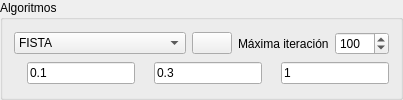
       <widget class="QGroupBox" name="algorithmGroupBox">
        <property name="title">
         <string>Algoritmos</string>
        </property>
        <layout class="QVBoxLayout" name="algorithmGroupVLayout">
         <item>
          <layout class="QHBoxLayout" name="algorithmHLayout" stretch="5,0,0,0">
           <item>
            <widget class="QComboBox" name="algorithmComboBox">
             <item>
              <property name="text">
               <string>FISTA</string>
              </property>
             </item>
             <item>
              <property name="text">
               <string>GAP</string>
              </property>
             </item>
             <item>
              <property name="text">
               <string>TwIST</string>
              </property>
             </item>
             <item>
              <property name="text">
               <string>ADMM</string>
              </property>
             </item>
            </widget>
           </item>
           <item>
            <widget class="QPushButton" name="algorithmPushButton">
             <property name="enabled">
              <bool>true</bool>
             </property>
             <property name="toolTip">
              <string>Ver ecuación</string>
             </property>
             <property name="autoFillBackground">
              <bool>false</bool>
             </property>
             <property name="text">
              <string/>
             </property>
             <property name="icon">
              <iconset>
               <normaloff>assets/icons/view.png</normaloff>assets/icons/view.png</iconset>
             </property>
            </widget>
           </item>
           <item>
            <widget class="QLabel" name="maxiterLabel">
             <property name="text">
              <string>Máxima iteración</string>
             </property>
            </widget>
           </item>
           <item>
            <widget class="QSpinBox" name="maxiterSpinBox">
             <property name="minimum">
              <number>1</number>
             </property>
             <property name="maximum">
              <number>9999</number>
             </property>
             <property name="value">
              <number>100</number>
             </property>
            </widget>
           </item>
          </layout>
         </item>
         <item>
          <layout class="QHBoxLayout" name="paramsHLayout">
           <item>
            <widget class="QLabel" name="param1Label">
             <property name="text">
              <string/>
             </property>
             <property name="textFormat">
              <enum>Qt::AutoText</enum>
             </property>
             <property name="pixmap">
              <pixmap resource="../assets/assets.qrc">:/parameters/parameters/lambda.png</pixmap>
             </property>
             <property name="scaledContents">
              <bool>true</bool>
             </property>
             <property name="wordWrap">
              <bool>false</bool>
             </property>
             <property name="margin">
              <number>0</number>
             </property>
             <property name="indent">
              <number>-1</number>
             </property>
            </widget>
           </item>
           <item>
            <widget class="QLineEdit" name="param1LineEdit">
             <property name="text">
              <string>0.1</string>
             </property>
            </widget>
           </item>
           <item>
            <widget class="QLabel" name="param2Label">
             <property name="enabled">
              <bool>true</bool>
             </property>
             <property name="sizePolicy">
              <sizepolicy hsizetype="Preferred" vsizetype="Preferred">
               <horstretch>0</horstretch>
               <verstretch>0</verstretch>
              </sizepolicy>
             </property>
             <property name="text">
              <string/>
             </property>
             <property name="pixmap">
              <pixmap resource="../assets/assets.qrc">:/parameters/parameters/mu.png</pixmap>
             </property>
             <property name="scaledContents">
              <bool>true</bool>
             </property>
            </widget>
           </item>
           <item>
            <widget class="QLineEdit" name="param2LineEdit">
             <property name="text">
              <string>0.3</string>
             </property>
            </widget>
           </item>
           <item>
            <widget class="QLabel" name="param3Label">
             <property name="text">
              <string/>
             </property>
             <property name="pixmap">
              <pixmap resource="../assets/assets.qrc">:/parameters/parameters/rho.png</pixmap>
             </property>
            </widget>
           </item>
           <item>
            <widget class="QLineEdit" name="param3LineEdit">
             <property name="text">
              <string>1</string>
             </property>
            </widget>
           </item>
          </layout>
         </item>
        </layout>
       </widget>
